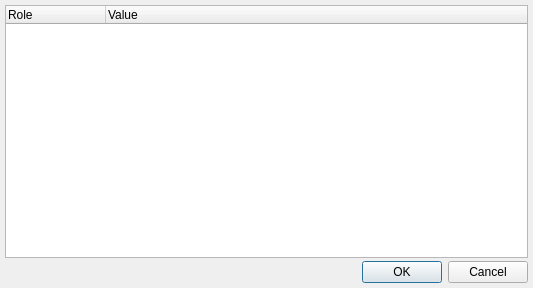
<ui version="4.0" >
 <class>UIItemSettings</class>
 <widget class="QDialog" name="UIItemSettings" >
  <property name="geometry" >
   <rect>
    <x>0</x>
    <y>0</y>
    <width>533</width>
    <height>288</height>
   </rect>
  </property>
  <property name="windowTitle" >
   <string>Edit item value...</string>
  </property>
  <layout class="QGridLayout" >
   <property name="margin" >
    <number>5</number>
   </property>
   <property name="spacing" >
    <number>3</number>
   </property>
   <item row="1" column="1" >
    <widget class="QDialogButtonBox" name="dbbButtons" >
     <property name="sizePolicy" >
      <sizepolicy>
       <hsizetype>4</hsizetype>
       <vsizetype>0</vsizetype>
       <horstretch>0</horstretch>
       <verstretch>0</verstretch>
      </sizepolicy>
     </property>
     <property name="orientation" >
      <enum>Qt::Horizontal</enum>
     </property>
     <property name="standardButtons" >
      <set>QDialogButtonBox::Cancel|QDialogButtonBox::NoButton|QDialogButtonBox::Ok</set>
     </property>
    </widget>
   </item>
   <item row="1" column="0" >
    <spacer>
     <property name="orientation" >
      <enum>Qt::Horizontal</enum>
     </property>
     <property name="sizeHint" >
      <size>
       <width>211</width>
       <height>20</height>
      </size>
     </property>
    </spacer>
   </item>
   <item row="0" column="0" colspan="2" >
    <widget class="QTreeWidget" name="twValueRoles" >
     <property name="editTriggers" >
      <set>QAbstractItemView::CurrentChanged</set>
     </property>
     <property name="alternatingRowColors" >
      <bool>true</bool>
     </property>
     <property name="selectionBehavior" >
      <enum>QAbstractItemView::SelectRows</enum>
     </property>
     <property name="rootIsDecorated" >
      <bool>false</bool>
     </property>
     <property name="itemsExpandable" >
      <bool>false</bool>
     </property>
     <property name="allColumnsShowFocus" >
      <bool>true</bool>
     </property>
     <column>
      <property name="text" >
       <string>Role</string>
      </property>
     </column>
     <column>
      <property name="text" >
       <string>Value</string>
      </property>
     </column>
    </widget>
   </item>
  </layout>
 </widget>
 <resources>
  <include location="../resources/resources.qrc" />
 </resources>
 <connections>
  <connection>
   <sender>dbbButtons</sender>
   <signal>accepted()</signal>
   <receiver>UIItemSettings</receiver>
   <slot>accept()</slot>
   <hints>
    <hint type="sourcelabel" >
     <x>351</x>
     <y>117</y>
    </hint>
    <hint type="destinationlabel" >
     <x>390</x>
     <y>167</y>
    </hint>
   </hints>
  </connection>
  <connection>
   <sender>dbbButtons</sender>
   <signal>rejected()</signal>
   <receiver>UIItemSettings</receiver>
   <slot>reject()</slot>
   <hints>
    <hint type="sourcelabel" >
     <x>381</x>
     <y>139</y>
    </hint>
    <hint type="destinationlabel" >
     <x>387</x>
     <y>167</y>
    </hint>
   </hints>
  </connection>
 </connections>
</ui>
